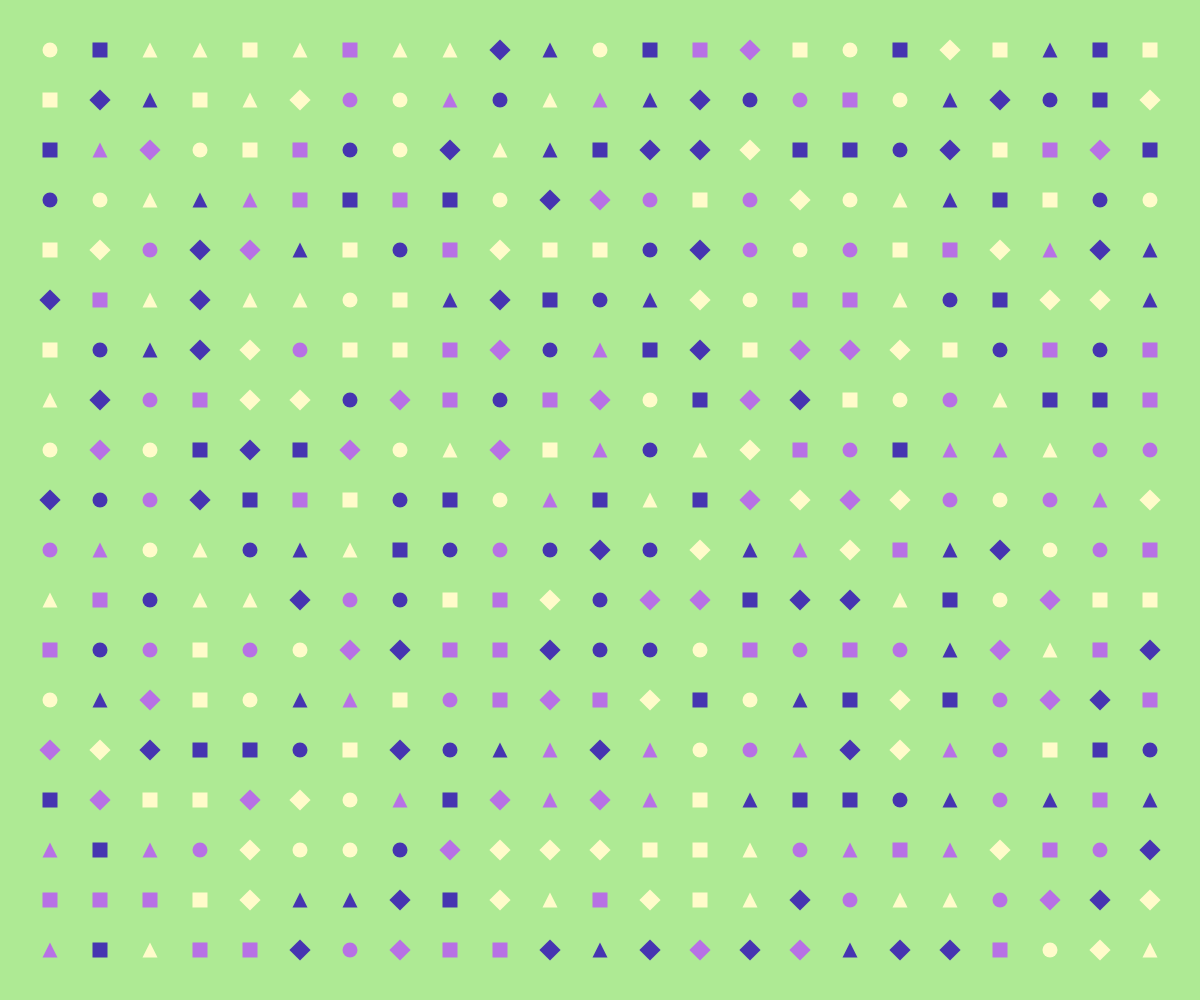
Frame 1 (no input)
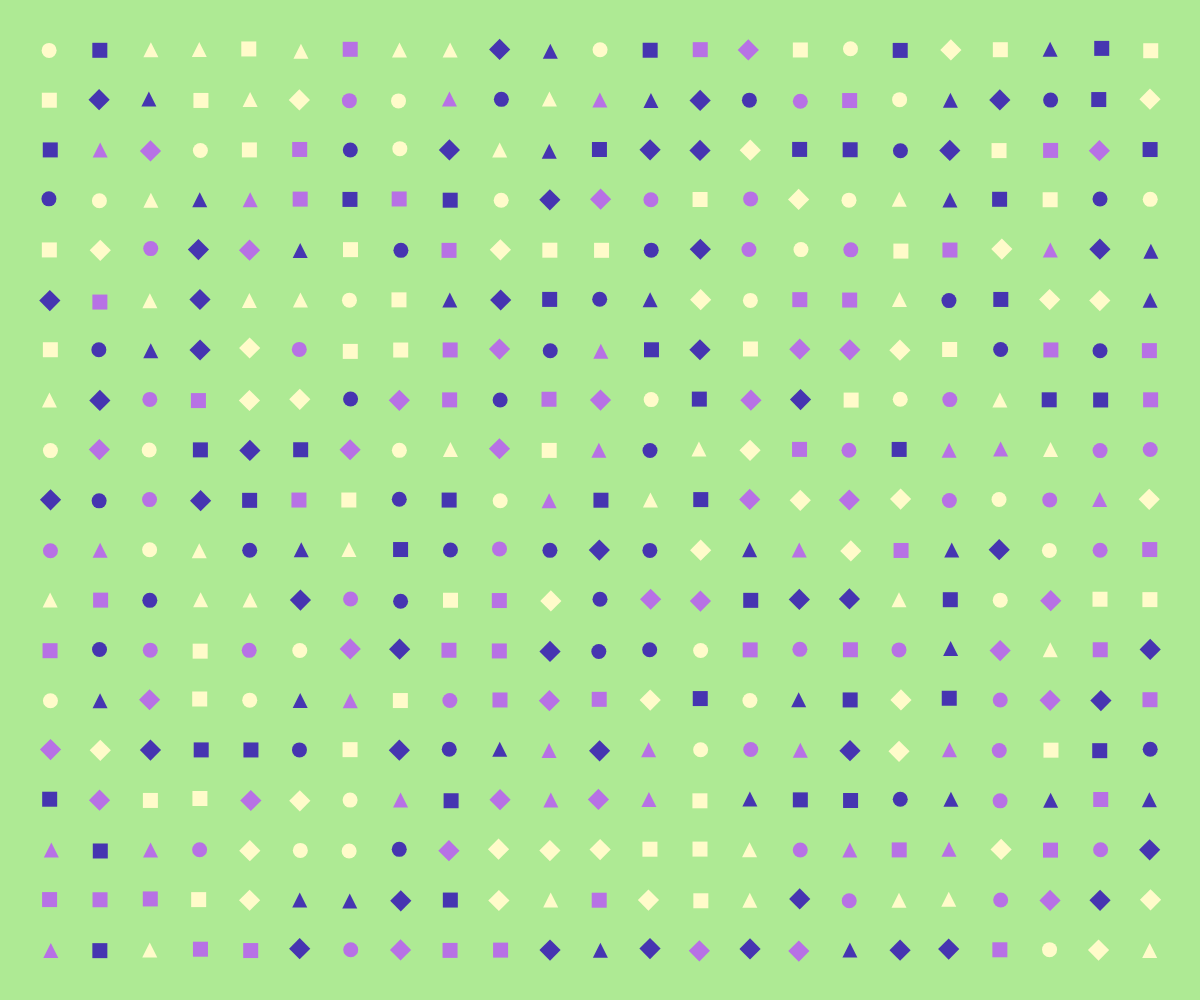
Frame 60 (no input)
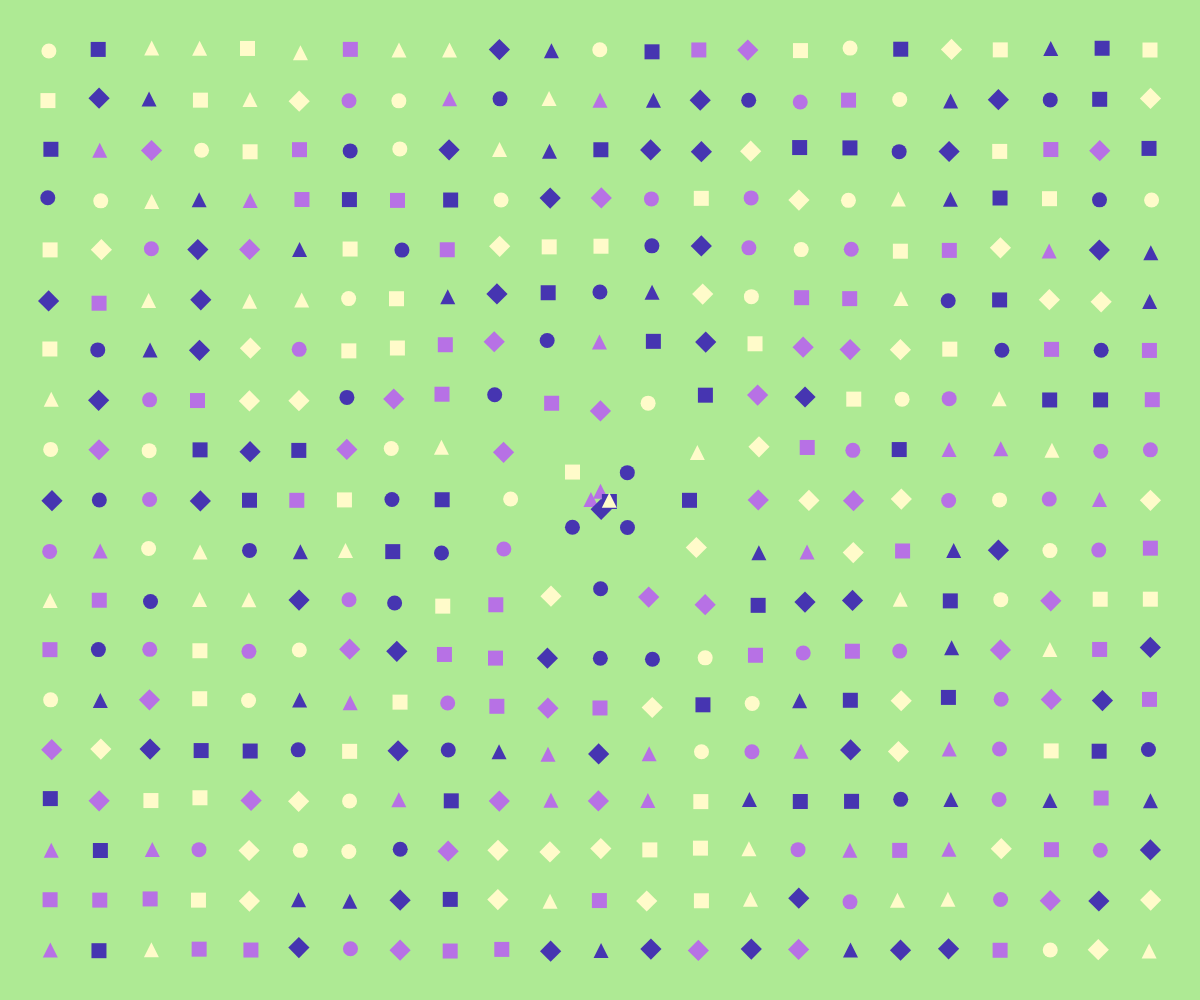
Frame 120 (the mouse pressed at the canvas centre since frame 60)

The p5.js sketch that drew these frames (run headless with seeded random() and noise() and a simulated clock; from frame 60 on, the mouse is pressed at the canvas centre):

// p5.js sketch
// ── sketch.js
var main;
var palette = ['#4635B1', '#B771E5', '#AEEA94', '#FFFBCA'];
var bgColor;

function setup() {
    createCanvas(windowWidth, windowHeight);
    bgColor = random(palette); 
    background(bgColor);
    var filteredPalette = palette.filter(color => color !== bgColor);
    main = makeGrid(windowWidth, windowHeight, 50, filteredPalette);
    noStroke();
}

function draw() {
    background(bgColor);
    main.forEach(elem => {
        elem.update();
        elem.draw(15);
    });
}

function mouseDragged() {
    burst();
}

function mousePressed() {
    burst();
}

function burst() {
    var mouse = new Posn(mouseX, mouseY);
    main.forEach(elem => {
        elem.applyForce(elem.pos.offset(mouse).mul(pow(2, -(elem.pos.dist(mouse) * 0.04))));
    });
}

function makeGrid(width, height, blockSize, filteredPalette) {
    var arr = [];
    
    for (var i = blockSize; i < width; i += blockSize) {
        for (var j = blockSize; j < height; j += blockSize) {
            arr.push(new Point(i, j, Math.random().toString(20)[3], filteredPalette));
        }
    }
    
    return arr;
}

function Point(x, y, letter, filteredPalette) {
    this.supposed = new Posn(x, y);
    this.pos = new Posn(x, y);
    this.vel = new Posn(0, 0);
    this.acc = new Posn(0, 0);
    this.shape = random(["circle", "square", "triangle", "diamond"]);
    this.color = random(filteredPalette); 
    this.mass = 1;
    
    this.draw = (size) => {
        fill(this.color);
        switch(this.shape) {
            case "circle":
                ellipse(this.pos.x, this.pos.y, size, size);
                break;
            case "square":
                rect(this.pos.x - size / 2, this.pos.y - size / 2, size, size);
                break;
            case "triangle":
                triangle(
                    this.pos.x, this.pos.y - size / 2,
                    this.pos.x - size / 2, this.pos.y + size / 2,
                    this.pos.x + size / 2, this.pos.y + size / 2
                );
                break;
            case "diamond":
                push();
                translate(this.pos.x, this.pos.y);
                rotate(PI / 4);
                rect(-size / 2, -size / 2, size, size);
                pop();
                break;
        }
    };

    this.update = () => {
        this.applyForce(new Posn(random(-0.01, 0.01), random(-0.01, 0.01)));
        this.seek(this.supposed);

        this.vel.add(this.acc);
        this.pos.add(this.vel);
        this.vel.mul(0.95);
        this.acc.mul(0);
    };
    
    this.seek = (target) => {
        this.applyForce(this.pos.offset(target).mul(this.pos.dist(target)).mul(-0.0001));
    };
    
    this.applyForce = (force) => {
        this.acc.add(force);
    }
}

function Posn(x, y) {
    this.x = x;
    this.y = y;
    
    this.get = () => {
        return new Posn(this.x, this.y);
    };
    
    this.apply = (f) => {
        this.x = f(this.x);
        this.y = f(this.y);
        
        return new Posn(this.x, this.y);
    }
    
    this.add = (other) => {
        this.x += other.x;
        this.y += other.y;
        
        return this.get();
    };
    
    this.mul = (c) => {
        this.x *= c;
        this.y *= c;
        
        return this.get();
    }
    
    this.offset = (other) => {
        return new Posn(this.x - other.x, this.y - other.y);
    }
    
    this.dist = (other) => {
        return sqrt(sq(other.x - this.x) + sq(other.y - this.y));
    }
}
